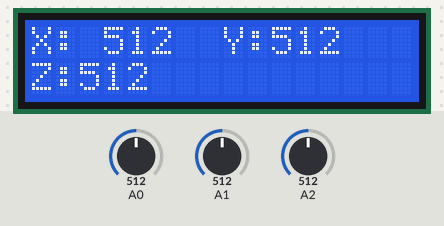
Bench run of a sketch on a simulated Arduino Uno, built with avr-gcc and run on an emulated ATmega328P. On the bench: 16×2 character LCD. Inputs (shaded band) come from the test bench; at power-on: A0 = 512, A1 = 512, A2 = 512. No radio packets arrive unless stated; what the sketch prints to the serial monitor is not drawn.

Above: at 1.2 s.
1.3 s: A0 set to 390
At 1.8 s:
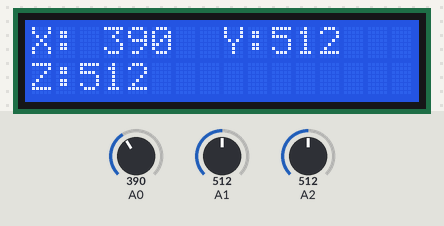
2.8 s: A1 set to 340
At 3.9 s:
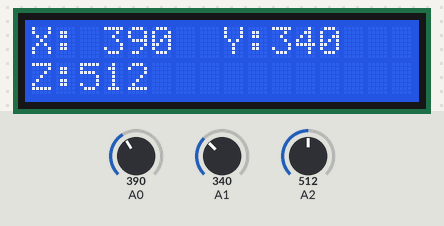
4.3 s: A2 set to 716
At 4.8 s:
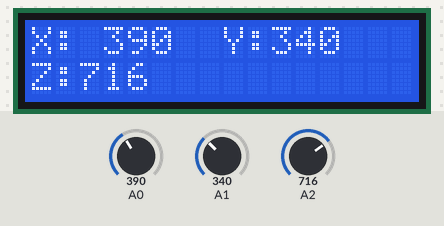
5.8 s: A0 set to 410
At 7.0 s:
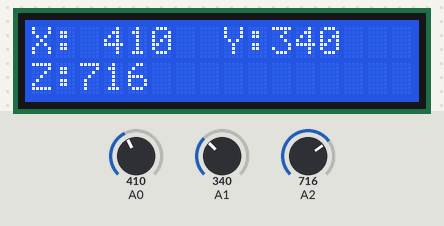
7.3 s: A1 set to 360
At 7.8 s:
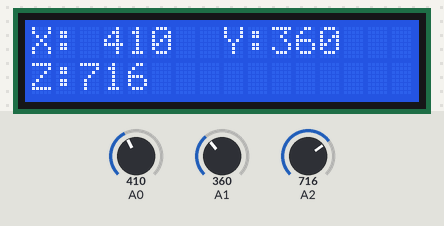
8.8 s: A2 set to 900
At 10.0 s:
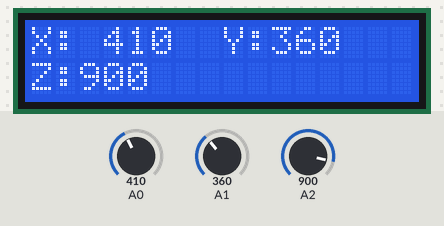
Timing chart, 0 to 11.3 s (numbered marks = the images above; inputs shaded):
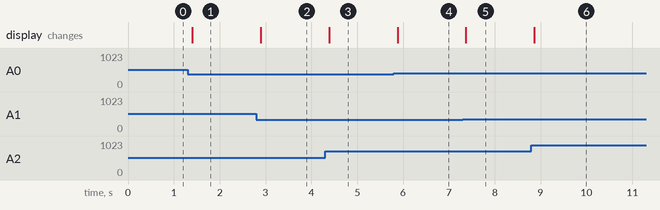

Measured:
- after the input at 1.3 s, the display: changes after 0.10 s (image 1)
- after the input at 2.8 s, the display: changes after 0.09 s (image 2)
- after the input at 4.3 s, the display: changes after 0.09 s (image 3)
- after the input at 5.8 s, the display: changes after 0.08 s (image 4)
- after the input at 7.3 s, the display: changes after 0.07 s (image 5)
- after the input at 8.8 s, the display: changes after 0.07 s (image 6)

The sketch:

Transmitter.ino
```cpp
 #include <LiquidCrystal.h>

// initialize the library with the numbers of the interface pins
LiquidCrystal lcd(12, 11, 5, 4, 3, 2);
int sensorvalue;
#include <VirtualWire.h>
char *controller;

// the setup routine runs once when you press reset:
void setup() {

  // initialize serial communication at 9600 bits per second:
  Serial.begin(9600);
  lcd.begin(16, 2);
  lcd.setCursor(0,0);
  // Print a message to the LCD.
  lcd.print("SENSOR VALUE");
  vw_set_ptt_inverted(true); //
vw_set_tx_pin(7);
vw_setup(4000);// speed of data transfer Kbps
}

// the loop routine runs over and over again forever:
void loop() {
  // read the input on analog pin 0:
  int x= analogRead(A0);
   int y = analogRead(A1);
    int z = analogRead(A2);
  lcd.clear();
   lcd.setCursor(0,0);
  // print out the value you read:
  Serial.println(x);
      lcd.print("X:");
      lcd.setCursor(3,0);
  lcd.print(x);

    lcd.setCursor(8,0);
   lcd.print("Y:");
      lcd.print(y);
    Serial.println(y);

  lcd.setCursor(0,1);
   lcd.print("Z:");
      lcd.print(z);

    Serial.println(z);
   delay(100);        // delay in between reads for stability
  if(x<350 && y>380) //Forward
  {
 controller="1";
 vw_send((uint8_t *)controller, strlen(controller));
vw_wait_tx();
digitalWrite(13,HIGH);
}
else if(x<330 && y<300) // Backward
{
  controller="2";
 vw_send((uint8_t *)controller, strlen(controller));
vw_wait_tx();
digitalWrite(13,HIGH);
}

else if(x<300 && y<350) // Left
{
   controller="3";
 vw_send((uint8_t *)controller, strlen(controller));
vw_wait_tx();
digitalWrite(13,HIGH);
}
else if(x>380 && y<350) // right
{
 controller="4";
 vw_send((uint8_t *)controller, strlen(controller));
vw_wait_tx();
digitalWrite(13,HIGH);
}
else if(z>400) // stop
{
  controller="5";
 vw_send((uint8_t *)controller, strlen(controller));
vw_wait_tx();
digitalWrite(13,HIGH);
}
}
```
